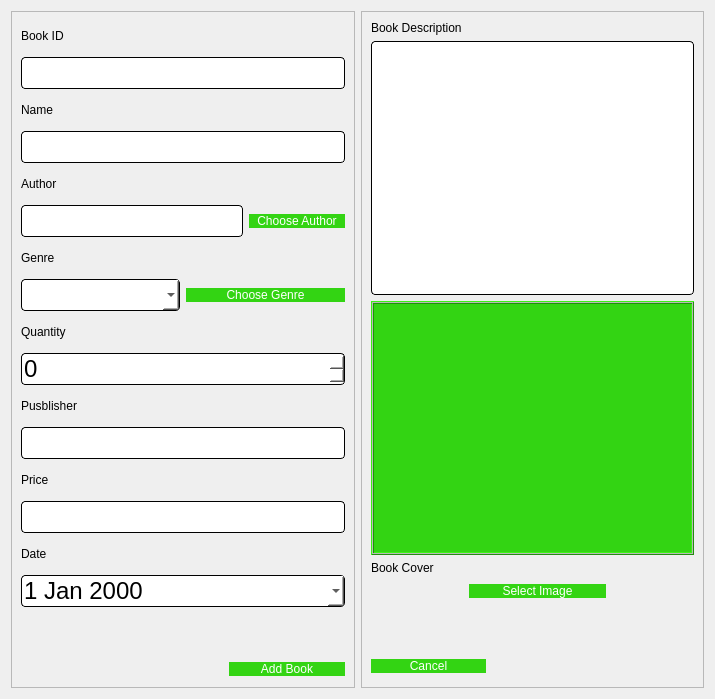
<?xml version="1.0" encoding="UTF-8"?>
<ui version="4.0">
 <class>addBook</class>
 <widget class="QDialog" name="addBook">
  <property name="geometry">
   <rect>
    <x>0</x>
    <y>0</y>
    <width>715</width>
    <height>699</height>
   </rect>
  </property>
  <property name="windowTitle">
   <string>Dialog</string>
  </property>
  <layout class="QHBoxLayout" name="horizontalLayout_5">
   <item>
    <widget class="QFrame" name="frame">
     <property name="frameShape">
      <enum>QFrame::StyledPanel</enum>
     </property>
     <property name="frameShadow">
      <enum>QFrame::Raised</enum>
     </property>
     <layout class="QVBoxLayout" name="verticalLayout_3">
      <item>
       <widget class="QLabel" name="label">
        <property name="styleSheet">
         <string notr="true">font: 10pt &quot;Comic Sans MS&quot;;
color: rgb(0, 0, 0);</string>
        </property>
        <property name="text">
         <string>Book ID</string>
        </property>
       </widget>
      </item>
      <item>
       <widget class="QLineEdit" name="ISBN">
        <property name="styleSheet">
         <string notr="true">QLineEdit{
	background-color: rgb(255, 255, 255);
	 border: 1px  solid;
     border-radius: 4px;
	font: 24px
}</string>
        </property>
       </widget>
      </item>
      <item>
       <widget class="QLabel" name="label_2">
        <property name="styleSheet">
         <string notr="true">font: 10pt &quot;Comic Sans MS&quot;;
color: rgb(0, 0, 0);</string>
        </property>
        <property name="text">
         <string>Name</string>
        </property>
       </widget>
      </item>
      <item>
       <widget class="QLineEdit" name="Name">
        <property name="enabled">
         <bool>true</bool>
        </property>
        <property name="styleSheet">
         <string notr="true">QLineEdit{
	background-color: rgb(255, 255, 255);
	 border: 1px  solid;
     border-radius: 4px;
	font: 24px
}</string>
        </property>
       </widget>
      </item>
      <item>
       <widget class="QLabel" name="label_3">
        <property name="styleSheet">
         <string notr="true">font: 10pt &quot;Comic Sans MS&quot;;
color: rgb(0, 0, 0);</string>
        </property>
        <property name="text">
         <string>Author</string>
        </property>
       </widget>
      </item>
      <item>
       <layout class="QHBoxLayout" name="horizontalLayout_3">
        <item>
         <widget class="QLineEdit" name="author">
          <property name="enabled">
           <bool>false</bool>
          </property>
          <property name="styleSheet">
           <string notr="true">QLineEdit{
	background-color: rgb(255, 255, 255);
	 border: 1px  solid;
     border-radius: 4px;
	font: 24px
}</string>
          </property>
         </widget>
        </item>
        <item>
         <widget class="QPushButton" name="chooseAuthBtn">
          <property name="styleSheet">
           <string notr="true">QPushButton{
color: rgb(255, 255, 255);
font: 10pt &quot;Comic Sans MS&quot;;
border-radius:8px;
padding : 0 8px;
background: #33D413;
border -radius:10px;
}
QPushButton:hover:!pressed

{
background:#4f85e2;
}
QToolButton
{

border-radius:10px;
bacground:red;
color:red;
}

QPushButton:pressed
{
              font-size: 19px;
              transition: 0.9s; 
}</string>
          </property>
          <property name="text">
           <string>Choose Author</string>
          </property>
         </widget>
        </item>
       </layout>
      </item>
      <item>
       <widget class="QLabel" name="label_4">
        <property name="styleSheet">
         <string notr="true">font: 10pt &quot;Comic Sans MS&quot;;
color: rgb(0, 0, 0);</string>
        </property>
        <property name="text">
         <string>Genre</string>
        </property>
       </widget>
      </item>
      <item>
       <layout class="QHBoxLayout" name="horizontalLayout_4">
        <item>
         <widget class="QComboBox" name="Genre">
          <property name="enabled">
           <bool>true</bool>
          </property>
          <property name="styleSheet">
           <string notr="true">QComboBox{
	background-color: rgb(255, 255, 255);
	 border: 1px  solid;
     border-radius: 4px;
	font: 24px
}</string>
          </property>
         </widget>
        </item>
        <item>
         <widget class="QPushButton" name="chooseGenreBtn">
          <property name="styleSheet">
           <string notr="true">QPushButton{
color: rgb(255, 255, 255);
font: 10pt &quot;Comic Sans MS&quot;;
border-radius:8px;
padding : 0 8px;
background:#33D413;
border -radius:10px;
}
QPushButton:hover:!pressed

{
background:#4f85e2;
}
QToolButton
{

border-radius:10px;
bacground:red;
color:red;
}

QPushButton:pressed
{
              font-size: 19px;
              transition: 0.9s; 
}</string>
          </property>
          <property name="text">
           <string>Choose Genre</string>
          </property>
         </widget>
        </item>
       </layout>
      </item>
      <item>
       <widget class="QLabel" name="label_5">
        <property name="styleSheet">
         <string notr="true">font: 10pt &quot;Comic Sans MS&quot;;
color: rgb(0, 0, 0);</string>
        </property>
        <property name="text">
         <string>Quantity</string>
        </property>
       </widget>
      </item>
      <item>
       <widget class="QSpinBox" name="quantity">
        <property name="styleSheet">
         <string notr="true">QSpinBox{
	background-color: rgb(255, 255, 255);
	 border: 1px  solid;
     border-radius: 4px;
	font: 24px
}</string>
        </property>
       </widget>
      </item>
      <item>
       <widget class="QLabel" name="label_6">
        <property name="styleSheet">
         <string notr="true">font: 10pt &quot;Comic Sans MS&quot;;
color: rgb(0, 0, 0);</string>
        </property>
        <property name="text">
         <string>Pusblisher</string>
        </property>
       </widget>
      </item>
      <item>
       <widget class="QLineEdit" name="publisher">
        <property name="styleSheet">
         <string notr="true">QLineEdit{
	background-color: rgb(255, 255, 255);
	 border: 1px  solid;
     border-radius: 4px;
	font: 24px
}</string>
        </property>
       </widget>
      </item>
      <item>
       <widget class="QLabel" name="label_7">
        <property name="styleSheet">
         <string notr="true">font: 10pt &quot;Comic Sans MS&quot;;
color: rgb(0, 0, 0);</string>
        </property>
        <property name="text">
         <string>Price</string>
        </property>
       </widget>
      </item>
      <item>
       <widget class="QLineEdit" name="price">
        <property name="styleSheet">
         <string notr="true">QLineEdit{
	background-color: rgb(255, 255, 255);
	 border: 1px  solid;
     border-radius: 4px;
	font: 24px
}</string>
        </property>
       </widget>
      </item>
      <item>
       <widget class="QLabel" name="label_8">
        <property name="styleSheet">
         <string notr="true">font: 10pt &quot;Comic Sans MS&quot;;
color: rgb(0, 0, 0);</string>
        </property>
        <property name="text">
         <string>Date</string>
        </property>
       </widget>
      </item>
      <item>
       <widget class="QDateEdit" name="date">
        <property name="styleSheet">
         <string notr="true">QDateEdit{
	background-color: rgb(255, 255, 255);
	 border: 1px  solid;
     border-radius: 4px;
	font: 24px
}</string>
        </property>
        <property name="calendarPopup">
         <bool>true</bool>
        </property>
       </widget>
      </item>
      <item>
       <spacer name="verticalSpacer_2">
        <property name="orientation">
         <enum>Qt::Vertical</enum>
        </property>
        <property name="sizeType">
         <enum>QSizePolicy::Fixed</enum>
        </property>
        <property name="sizeHint" stdset="0">
         <size>
          <width>20</width>
          <height>48</height>
         </size>
        </property>
       </spacer>
      </item>
      <item>
       <layout class="QHBoxLayout" name="horizontalLayout">
        <item>
         <spacer name="horizontalSpacer">
          <property name="orientation">
           <enum>Qt::Horizontal</enum>
          </property>
          <property name="sizeType">
           <enum>QSizePolicy::Fixed</enum>
          </property>
          <property name="sizeHint" stdset="0">
           <size>
            <width>208</width>
            <height>17</height>
           </size>
          </property>
         </spacer>
        </item>
        <item>
         <widget class="QPushButton" name="addBookBtn">
          <property name="styleSheet">
           <string notr="true">QPushButton{
color: rgb(255, 255, 255);
font: 10pt &quot;Comic Sans MS&quot;;
border-radius:8px;
padding : 0 8px;
background: #33D413;
border -radius:10px;
}
QPushButton:hover:!pressed

{
background:#4f85e2;
}
QToolButton
{

border-radius:10px;
bacground:red;
color:red;
}

QPushButton:pressed
{
              font-size: 19px;
              transition: 0.9s; 
}</string>
          </property>
          <property name="text">
           <string>Add Book</string>
          </property>
         </widget>
        </item>
       </layout>
      </item>
     </layout>
    </widget>
   </item>
   <item>
    <widget class="QFrame" name="frame_2">
     <property name="frameShape">
      <enum>QFrame::StyledPanel</enum>
     </property>
     <property name="frameShadow">
      <enum>QFrame::Raised</enum>
     </property>
     <layout class="QVBoxLayout" name="verticalLayout_2">
      <item>
       <widget class="QLabel" name="label_9">
        <property name="styleSheet">
         <string notr="true">font: 10pt &quot;Comic Sans MS&quot;;
color: rgb(0, 0, 0);</string>
        </property>
        <property name="text">
         <string>Book Description</string>
        </property>
       </widget>
      </item>
      <item>
       <layout class="QVBoxLayout" name="verticalLayout">
        <item>
         <widget class="QTextEdit" name="description">
          <property name="styleSheet">
           <string notr="true">QTextEdit{
	background-color: rgb(255, 255, 255);
	 border: 1px  solid;
     border-radius: 4px;
	font: 24px
}</string>
          </property>
         </widget>
        </item>
        <item>
         <widget class="QLabel" name="coverLabel">
          <property name="sizePolicy">
           <sizepolicy hsizetype="Expanding" vsizetype="Expanding">
            <horstretch>0</horstretch>
            <verstretch>0</verstretch>
           </sizepolicy>
          </property>
          <property name="focusPolicy">
           <enum>Qt::StrongFocus</enum>
          </property>
          <property name="styleSheet">
           <string notr="true">background-color: #33D413;
border-color: rgb(0, 0, 0);</string>
          </property>
          <property name="frameShape">
           <enum>QFrame::Box</enum>
          </property>
          <property name="frameShadow">
           <enum>QFrame::Raised</enum>
          </property>
          <property name="midLineWidth">
           <number>1</number>
          </property>
          <property name="text">
           <string/>
          </property>
         </widget>
        </item>
        <item>
         <widget class="QLabel" name="label_11">
          <property name="styleSheet">
           <string notr="true">font: 10pt &quot;Comic Sans MS&quot;;
color: rgb(0, 0, 0);</string>
          </property>
          <property name="text">
           <string>Book Cover</string>
          </property>
         </widget>
        </item>
       </layout>
      </item>
      <item>
       <layout class="QHBoxLayout" name="horizontalLayout_6">
        <item>
         <spacer name="horizontalSpacer_3">
          <property name="orientation">
           <enum>Qt::Horizontal</enum>
          </property>
          <property name="sizeType">
           <enum>QSizePolicy::Fixed</enum>
          </property>
          <property name="sizeHint" stdset="0">
           <size>
            <width>98</width>
            <height>20</height>
           </size>
          </property>
         </spacer>
        </item>
        <item>
         <widget class="QPushButton" name="selectImgBtn">
          <property name="styleSheet">
           <string notr="true">QPushButton{
color: rgb(255, 255, 255);
font: 10pt &quot;Comic Sans MS&quot;;
border-radius:8px;
padding : 0 8px;
background: #33D413;
border -radius:10px;
}
QPushButton:hover:!pressed

{
background:#4f85e2;
}
QToolButton
{

border-radius:10px;
bacground:red;
color:red;
}

QPushButton:pressed
{
              font-size: 19px;
              transition: 0.9s; 
}</string>
          </property>
          <property name="text">
           <string>Select Image</string>
          </property>
         </widget>
        </item>
        <item>
         <spacer name="horizontalSpacer_4">
          <property name="orientation">
           <enum>Qt::Horizontal</enum>
          </property>
          <property name="sizeType">
           <enum>QSizePolicy::Fixed</enum>
          </property>
          <property name="sizeHint" stdset="0">
           <size>
            <width>88</width>
            <height>20</height>
           </size>
          </property>
         </spacer>
        </item>
       </layout>
      </item>
      <item>
       <spacer name="verticalSpacer">
        <property name="orientation">
         <enum>Qt::Vertical</enum>
        </property>
        <property name="sizeType">
         <enum>QSizePolicy::Fixed</enum>
        </property>
        <property name="sizeHint" stdset="0">
         <size>
          <width>20</width>
          <height>48</height>
         </size>
        </property>
       </spacer>
      </item>
      <item>
       <layout class="QHBoxLayout" name="horizontalLayout_2">
        <item>
         <widget class="QPushButton" name="cancelBtn">
          <property name="styleSheet">
           <string notr="true">QPushButton{
color: rgb(255, 255, 255);
font: 10pt &quot;Comic Sans MS&quot;;
border-radius:8px;
padding : 0 8px;
background: #33D413;
border -radius:10px;
}
QPushButton:hover:!pressed

{
background:#4f85e2;
}
QToolButton
{

border-radius:10px;
bacground:red;
color:red;
}

QPushButton:pressed
{
              font-size: 19px;
              transition: 0.9s; 
}</string>
          </property>
          <property name="text">
           <string>Cancel</string>
          </property>
         </widget>
        </item>
        <item>
         <spacer name="horizontalSpacer_2">
          <property name="orientation">
           <enum>Qt::Horizontal</enum>
          </property>
          <property name="sizeType">
           <enum>QSizePolicy::Fixed</enum>
          </property>
          <property name="sizeHint" stdset="0">
           <size>
            <width>208</width>
            <height>23</height>
           </size>
          </property>
         </spacer>
        </item>
       </layout>
      </item>
     </layout>
    </widget>
   </item>
  </layout>
 </widget>
 <resources/>
 <connections/>
</ui>
